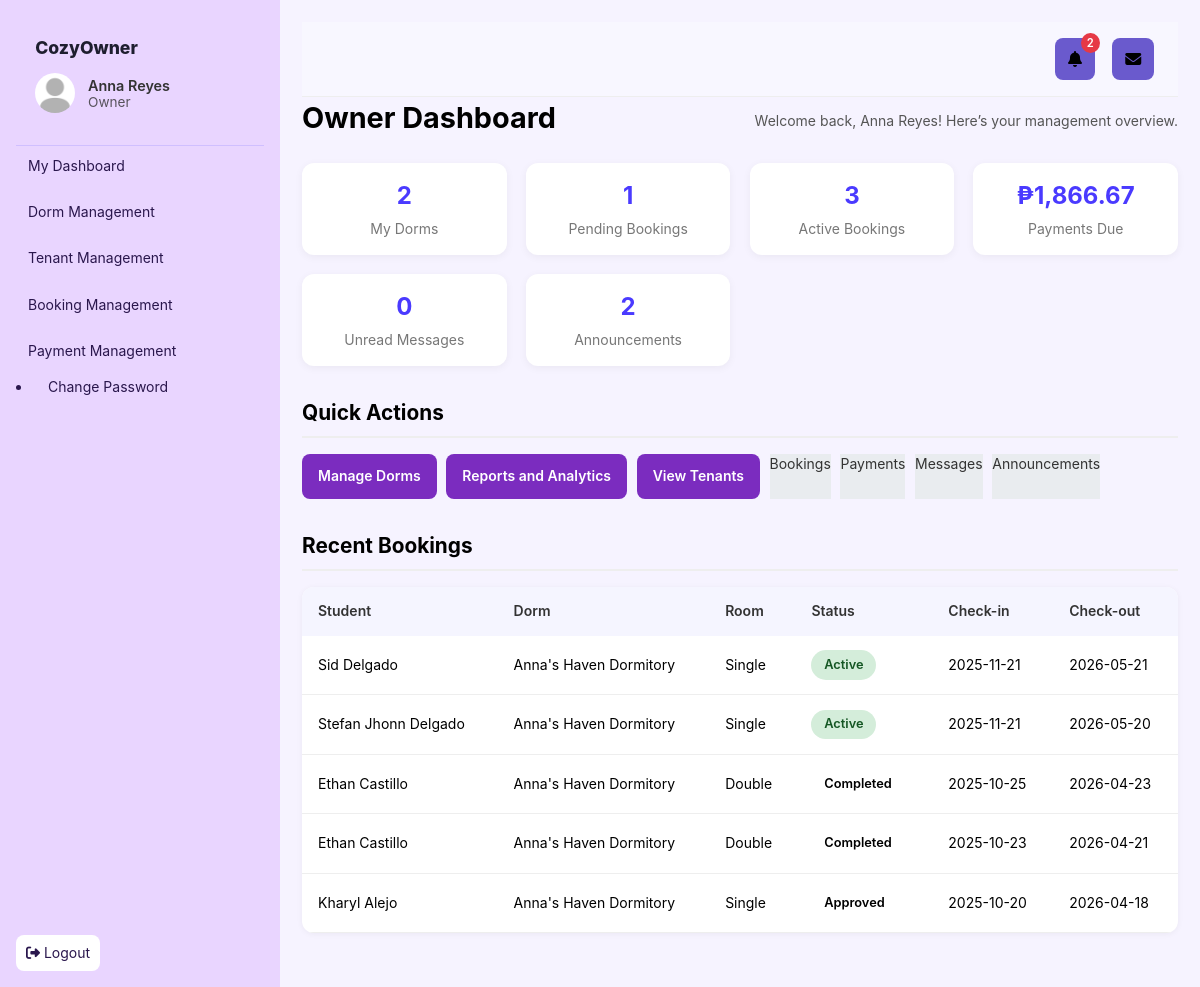
The app's page /Main/dashboards/owner_dashboard.php (signed in), older data.
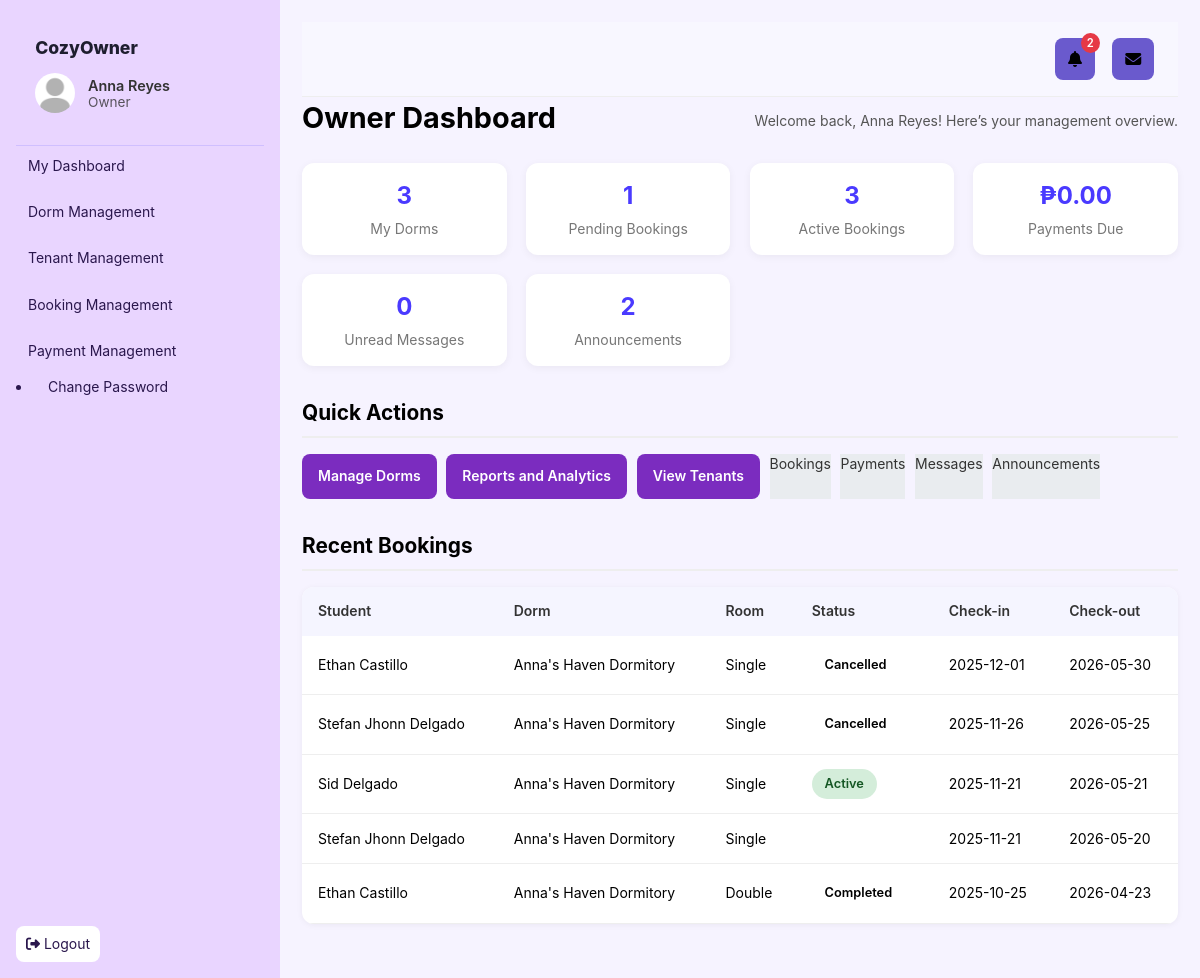
The same page, newer data.
### tables this page shows
CREATE TABLE `bookings` (
  `booking_id` int(11) NOT NULL,
  `room_id` int(11) NOT NULL,
  `student_id` int(11) NOT NULL,
  `booking_type` enum('whole','shared') DEFAULT 'shared',
  `start_date` date NOT NULL,
  `end_date` date NOT NULL,
  `status` enum('pending','approved','rejected','cancelled','completed','active') NOT NULL DEFAULT 'pending' COMMENT 'pending=awaiting approval, approved=owner approved, active=currently occupying, completed=tenancy ended, rejected=owner declined, cancelled=student cancelled',
  `updated_at` datetime DEFAULT current_timestamp() ON UPDATE current_timestamp(),
  `created_at` timestamp NOT NULL DEFAULT current_timestamp(),
  `expires_at` datetime DEFAULT NULL,
  `selfie` varchar(255) DEFAULT NULL,
  `id_document` varchar(255) DEFAULT NULL,
  `display_picture` varchar(255) DEFAULT NULL,
  `notes` text DEFAULT NULL,
  `check_in_date` datetime DEFAULT NULL COMMENT 'Actual check-in date/time',
  `check_out_date` datetime DEFAULT NULL COMMENT 'Actual check-out date/time',
  `booking_reference` varchar(50) DEFAULT NULL COMMENT 'Unique booking reference code'
);

CREATE TABLE `users` (
  `user_id` int(11) NOT NULL,
  `name` varchar(100) NOT NULL,
  `address` varchar(255) DEFAULT NULL,
  `email` varchar(150) NOT NULL,
  `password` varchar(255) NOT NULL,
  `role` enum('superadmin','admin','owner','student') NOT NULL DEFAULT 'student',
  `created_at` timestamp NOT NULL DEFAULT current_timestamp(),
  `terms_accepted` tinyint(1) DEFAULT 0 COMMENT 'Whether user accepted terms and conditions',
  `terms_accepted_at` datetime DEFAULT NULL COMMENT 'When user accepted terms',
  `terms_version` varchar(20) DEFAULT NULL COMMENT 'Version of terms accepted (e.g., v1.0)',
  `verified` tinyint(1) NOT NULL DEFAULT 0 COMMENT '0 = Pending, 1 = Verified, -1 = Rejected',
  `phone` varchar(20) DEFAULT NULL,
  `license_no` varchar(100) DEFAULT NULL,
  `profile_pic` varchar(255) DEFAULT NULL,
  `id_document` varchar(255) DEFAULT NULL
);

CREATE TABLE `dormitories` (
  `dorm_id` int(11) NOT NULL,
  `owner_id` int(11) NOT NULL,
  `name` varchar(150) NOT NULL,
  `address` varchar(255) NOT NULL,
  `description` text DEFAULT NULL,
  `verified` tinyint(1) DEFAULT 0,
  `created_at` timestamp NOT NULL DEFAULT current_timestamp(),
  `latitude` decimal(10,8) DEFAULT NULL,
  `longitude` decimal(11,8) DEFAULT NULL,
  `status` enum('pending','verified','error') NOT NULL DEFAULT 'pending',
  `updated_at` timestamp NOT NULL DEFAULT current_timestamp() ON UPDATE current_timestamp(),
  `cover_image` varchar(255) DEFAULT NULL,
  `features` text DEFAULT NULL,
  `deposit_months` int(11) DEFAULT 1 COMMENT 'Number of months required as deposit (1-12)',
  `deposit_required` tinyint(1) DEFAULT 1 COMMENT 'Whether deposit is required (1=yes, 0=no)',
  `owner_id_document` varchar(255) DEFAULT NULL COMMENT 'Owner ID document file path',
  `business_permit` varchar(255) DEFAULT NULL COMMENT 'Business permit document file path'
);

CREATE TABLE `rooms` (
  `room_id` int(11) NOT NULL,
  `dorm_id` int(11) NOT NULL,
  `room_type` varchar(100) NOT NULL,
  `capacity` int(11) NOT NULL,
  `size` varchar(50) DEFAULT NULL,
  `price` decimal(10,2) NOT NULL,
  `status` enum('vacant','occupied') NOT NULL DEFAULT 'vacant',
  `created_at` timestamp NOT NULL DEFAULT current_timestamp(),
  `room_number` varchar(50) DEFAULT NULL,
  `features` text DEFAULT NULL
);

### Main/auth/auth.php (called while the page is built, shortened)
<?php
function current_user() {
    return $_SESSION['user'] ?? null;
}

### Main/dashboards/owner_dashboard.php (the view, shortened to what this page needs)
<?php
require_once __DIR__ . '/../partials/header.php';
require_once __DIR__ . '/../config.php';
$user_id = current_user()['user_id'];
$stmt = $pdo->prepare("SELECT COUNT(*) FROM dormitories WHERE owner_id = ?");
$stmt->execute([$user_id]);
$dorm_count = (int)$stmt->fetchColumn();
$stmt = $pdo->prepare("SELECT COUNT(*) FROM bookings b JOIN rooms r ON b.room_id = r.room_id JOIN dormitories d ON r.dorm_id = d.dorm_id WHERE d.owner_id = ? AND b.status = 'pending'");
$stmt->execute([$user_id]);
$pending_bookings = (int)$stmt->fetchColumn();
$stmt = $pdo->prepare("SELECT COUNT(*) FROM bookings b JOIN rooms r ON b.room_id = r.room_id JOIN dormitories d ON r.dorm_id = d.dorm_id WHERE d.owner_id = ? AND b.status = 'approved'");
$stmt->execute([$user_id]);
$active_bookings = (int)$stmt->fetchColumn();
$stmt = $pdo->prepare("SELECT COALESCE(SUM(amount),0) FROM payments p JOIN bookings b ON p.booking_id = b.booking_id JOIN rooms r ON b.room_id = r.room_id JOIN dormitories d ON r.dorm_id = d.dorm_id WHERE d.owner_id = ? AND p.status = 'pending'");
$stmt->execute([$user_id]);
$payments_due = (float)$stmt->fetchColumn();
$stmt = $pdo->prepare("SELECT COUNT(*) FROM messages WHERE receiver_id = ? AND read_at IS NULL");
$stmt->execute([$user_id]);
$unread_messages = (int)$stmt->fetchColumn();
$stmt = $pdo->prepare("
    SELECT COUNT(*)
    FROM announcements a
    LEFT JOIN announcement_reads ar ON a.id = ar.announcement_id AND ar.user_id = ?
    WHERE ar.read_at IS NULL
      AND (
        a.audience = 'All Hosts'
        OR a.audience IN ('Verified Owners','Pending Owners')
      )
");
$stmt->execute([$user_id]);
$unread_announcements = (int)$stmt->fetchColumn();
$stmt = $pdo->prepare("
    SELECT b.booking_id, b.status, b.start_date, b.end_date,
           u.name AS student_name, r.room_type, d.name AS dorm_name
    FROM bookings b
    JOIN rooms r ON b.room_id = r.room_id
    JOIN dormitories d ON r.dorm_id = d.dorm_id
    JOIN users u ON b.student_id = u.user_id
    WHERE d.owner_id = ?
    ORDER BY b.created_at DESC
    LIMIT 5
");
$stmt->execute([$user_id]);
$recent_bookings = $stmt->fetchAll(PDO::FETCH_ASSOC);
?>
<div class="page-header">
  <h1>Owner Dashboard</h1>
  <p>Welcome back, <?= htmlspecialchars(current_user()['name']) ?>! Here’s your management overview.</p>
</div>
<div class="stats-grid">
  <div class="stat-card">
    <h3><?= $dorm_count ?></h3>
    <p>My Dorms</p>
  </div>
  <div class="stat-card">
    <h3><?= $pending_bookings ?></h3>
    <p>Pending Bookings</p>
  </div>
  <div class="stat-card">
    <h3><?= $active_bookings ?></h3>
    <p>Active Bookings</p>
  </div>
  <div class="stat-card">
    <h3>₱<?= number_format($payments_due, 2) ?></h3>
    <p>Payments Due</p>
  </div>
  <div class="stat-card">
    <h3><?= $unread_messages ?></h3>
    <p>Unread Messages</p>
  </div>
  <div class="stat-card">
    <h3><?= $unread_announcements ?></h3>
    <p>Announcements</p>
  </div>
</div>
<div class="section">
  <h2>Quick Actions</h2>
  <div class="actions">
    <a href="../modules/owner/owner_dorms.php" class="btn-primary">Manage Dorms</a>
    <a href="../modules/owner/owner_reports.php" class="btn-primary">Reports and Analytics</a>
    <a href="../modules/owner/owner_tenants.php" class="btn-primary">View Tenants</a>
    <a href="../modules/owner/owner_bookings.php" class="btn-secondary">Bookings</a>
    <a href="../modules/owner/owner_payments.php" class="btn-secondary">Payments</a>
    <a href="../modules/owner/owner_messages.php" class="btn-secondary">Messages</a>
    <a href="../modules/owner/owner_announcements.php" class="btn-secondary">Announcements</a>
  </div>
</div>
<div class="section">
  <h2>Recent Bookings</h2>
  <?php if ($recent_bookings): ?>
  <table class="data-table">
    <thead>
      <tr>
        <th>Student</th>
        <th>Dorm</th>
        <th>Room</th>
        <th>Status</th>
        <th>Check-in</th>
        <th>Check-out</th>
      </tr>
    </thead>
    <tbody>
      <?php foreach ($recent_bookings as $b): ?>
      <tr>
        <td><?= htmlspecialchars($b['student_name']) ?></td>
        <td><?= htmlspecialchars($b['dorm_name']) ?></td>
        <td><?= htmlspecialchars($b['room_type']) ?></td>
        <td><span class="status <?= htmlspecialchars($b['status']) ?>"><?= ucfirst($b['status']) ?></span></td>
        <td><?= htmlspecialchars($b['start_date']) ?></td>
        <td><?= htmlspecialchars($b['end_date']) ?></td>
      </tr>
      <?php endforeach; ?>
    </tbody>
  </table>
  <?php else: ?>
    <p><em>No recent bookings found.</em></p>
  <?php endif; ?>
</div>
<?php require_once __DIR__ . '/../partials/footer.php'; ?>

Row changes from the older to the newer data that the page shows:
no longer on this page (row unchanged): bookings: student.name "Ethan Castillo", dormitories.name "Anna's Haven Dormitory", room.room_type "Double", status "Completed", start_date "2025-10-23", end_date "2026-04-21"
no longer on this page (row unchanged): bookings: student.name "Kharyl Alejo", dormitories.name "Anna's Haven Dormitory", room.room_type "Single", status "Approved", start_date "2025-10-20", end_date "2026-04-18"
added bookings: student.name "Ethan Castillo", dormitories.name "Anna's Haven Dormitory", room.room_type "Single", status "Cancelled", start_date "2025-12-01", end_date "2026-05-30"
added bookings: student.name "Stefan Jhonn Delgado", dormitories.name "Anna's Haven Dormitory", room.room_type "Single", status "Cancelled", start_date "2025-11-26", end_date "2026-05-25"
changed bookings (number 4 of 5 on the later page): status "Active" → (not shown)
Text that changed along with them:
$dorm_count: "2" → "3"
$payments_due: "1,866.67" → "0.00"
